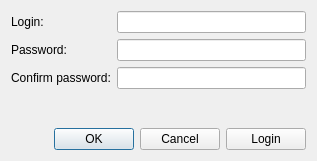
<?xml version="1.0" encoding="UTF-8"?>
<ui version="4.0">
 <class>RegistrationForm</class>
 <widget class="QWidget" name="RegistrationForm">
  <property name="geometry">
   <rect>
    <x>0</x>
    <y>0</y>
    <width>317</width>
    <height>161</height>
   </rect>
  </property>
  <property name="windowTitle">
   <string>Form</string>
  </property>
  <layout class="QVBoxLayout" name="verticalLayout">
   <item>
    <layout class="QFormLayout" name="formLayout">
     <item row="0" column="0">
      <widget class="QLabel" name="label">
       <property name="text">
        <string>Login:</string>
       </property>
      </widget>
     </item>
     <item row="1" column="0">
      <widget class="QLabel" name="label_2">
       <property name="text">
        <string>Password:</string>
       </property>
      </widget>
     </item>
     <item row="2" column="0">
      <widget class="QLabel" name="label_3">
       <property name="text">
        <string>Confirm password:</string>
       </property>
      </widget>
     </item>
     <item row="0" column="1">
      <widget class="QLineEdit" name="loginEdit"/>
     </item>
     <item row="1" column="1">
      <widget class="QLineEdit" name="passwordEdit">
       <property name="echoMode">
        <enum>QLineEdit::EchoMode::Password</enum>
       </property>
      </widget>
     </item>
     <item row="2" column="1">
      <widget class="QLineEdit" name="passwordConfirmEdit">
       <property name="echoMode">
        <enum>QLineEdit::EchoMode::Password</enum>
       </property>
      </widget>
     </item>
    </layout>
   </item>
   <item>
    <spacer name="verticalSpacer">
     <property name="orientation">
      <enum>Qt::Orientation::Vertical</enum>
     </property>
     <property name="sizeHint" stdset="0">
      <size>
       <width>20</width>
       <height>40</height>
      </size>
     </property>
    </spacer>
   </item>
   <item>
    <layout class="QHBoxLayout" name="horizontalLayout">
     <item>
      <widget class="QDialogButtonBox" name="buttonBox">
       <property name="standardButtons">
        <set>QDialogButtonBox::StandardButton::Cancel|QDialogButtonBox::StandardButton::Ok</set>
       </property>
      </widget>
     </item>
     <item>
      <widget class="QPushButton" name="loginButton">
       <property name="text">
        <string>Login</string>
       </property>
      </widget>
     </item>
    </layout>
   </item>
  </layout>
 </widget>
 <tabstops>
  <tabstop>loginButton</tabstop>
  <tabstop>loginEdit</tabstop>
  <tabstop>passwordEdit</tabstop>
  <tabstop>passwordConfirmEdit</tabstop>
 </tabstops>
 <resources/>
 <connections/>
</ui>
